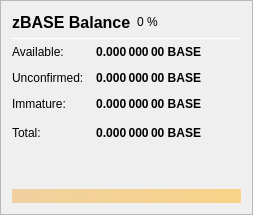
                   <widget class="QFrame" name="frame_ZerocoinBalances">
                    <property name="frameShape">
                     <enum>QFrame::StyledPanel</enum>
                    </property>
                    <property name="frameShadow">
                     <enum>QFrame::Raised</enum>
                    </property>
                    <layout class="QVBoxLayout" name="verticalLayout_7">
                     <item>
                      <layout class="QHBoxLayout" name="horizontalLayout_8" stretch="0,0,0">
                       <item>
                        <widget class="QLabel" name="label_5z_3">
                         <property name="minimumSize">
                          <size>
                           <width>0</width>
                           <height>20</height>
                          </size>
                         </property>
                         <property name="font">
                          <font>
                           <pointsize>12</pointsize>
                           <weight>75</weight>
                           <bold>true</bold>
                          </font>
                         </property>
                         <property name="text">
                          <string>zBASE Balance</string>
                         </property>
                        </widget>
                       </item>
                       <item>
                        <widget class="QLabel" name="labelzBASEPercent">
                         <property name="text">
                          <string notr="true">0 %</string>
                         </property>
                        </widget>
                       </item>
                       <item>
                        <spacer name="horizontalSpacer_11">
                         <property name="orientation">
                          <enum>Qt::Horizontal</enum>
                         </property>
                         <property name="sizeHint" stdset="0">
                          <size>
                           <width>40</width>
                           <height>20</height>
                          </size>
                         </property>
                        </spacer>
                       </item>
                      </layout>
                     </item>
                     <item>
                      <widget class="Line" name="line_ZerocoinBalance">
                       <property name="minimumSize">
                        <size>
                         <width>0</width>
                         <height>1</height>
                        </size>
                       </property>
                       <property name="maximumSize">
                        <size>
                         <width>16777215</width>
                         <height>1</height>
                        </size>
                       </property>
                       <property name="orientation">
                        <enum>Qt::Horizontal</enum>
                       </property>
                      </widget>
                     </item>
                     <item>
                      <layout class="QGridLayout" name="gridLayout_5">
                       <property name="spacing">
                        <number>12</number>
                       </property>
                       <item row="1" column="0">
                        <widget class="QLabel" name="labelzBalanceMatureText">
                         <property name="toolTip">
                          <string>Mature: more than 20 confirmation and more than 1 mint of the same denomination after it was minted.
These zBASE are spendable.</string>
                         </property>
                         <property name="text">
                          <string>Available:</string>
                         </property>
                        </widget>
                       </item>
                       <item row="1" column="1">
                        <widget class="QLabel" name="labelzBalanceMature">
                         <property name="font">
                          <font>
                           <weight>75</weight>
                           <bold>true</bold>
                          </font>
                         </property>
                         <property name="toolTip">
                          <string>Mature: more than 20 confirmation and more than 1 mint of the same denomination after it was minted.
These zBASE are spendable.</string>
                         </property>
                         <property name="text">
                          <string notr="true">0.000 000 00 BASE</string>
                         </property>
                         <property name="alignment">
                          <set>Qt::AlignRight|Qt::AlignTrailing|Qt::AlignVCenter</set>
                         </property>
                        </widget>
                       </item>
                       <item row="2" column="0">
                        <widget class="QLabel" name="labelzBalanceUnconfirmedText">
                         <property name="toolTip">
                          <string>Unconfirmed: less than 20 confirmations
Immature: confirmed, but less than 1 mint of the same denomination after it was minted</string>
                         </property>
                         <property name="text">
                          <string>Unconfirmed:</string>
                         </property>
                        </widget>
                       </item>
                       <item row="2" column="1">
                        <widget class="QLabel" name="labelzBalanceUnconfirmed">
                         <property name="font">
                          <font>
                           <weight>75</weight>
                           <bold>true</bold>
                          </font>
                         </property>
                         <property name="toolTip">
                          <string>Unconfirmed: less than 20 confirmations
Immature: confirmed, but less than 1 mint of the same denomination after it was minted</string>
                         </property>
                         <property name="text">
                          <string notr="true">0.000 000 00 BASE</string>
                         </property>
                         <property name="alignment">
                          <set>Qt::AlignRight|Qt::AlignTrailing|Qt::AlignVCenter</set>
                         </property>
                        </widget>
                       </item>
                       <item row="3" column="0">
                        <widget class="QLabel" name="labelzBalanceImmatureText">
                         <property name="toolTip">
                          <string>Unconfirmed: less than 20 confirmations
Immature: confirmed, but less than 1 mint of the same denomination after it was minted</string>
                         </property>
                         <property name="text">
                          <string>Immature:</string>
                         </property>
                        </widget>
                       </item>
                       <item row="3" column="1">
                        <widget class="QLabel" name="labelzBalanceImmature">
                         <property name="font">
                          <font>
                           <weight>75</weight>
                           <bold>true</bold>
                          </font>
                         </property>
                         <property name="toolTip">
                          <string>Unconfirmed: less than 20 confirmations
Immature: confirmed, but less than 1 mint of the same denomination after it was minted</string>
                         </property>
                         <property name="text">
                          <string notr="true">0.000 000 00 BASE</string>
                         </property>
                         <property name="alignment">
                          <set>Qt::AlignRight|Qt::AlignTrailing|Qt::AlignVCenter</set>
                         </property>
                        </widget>
                       </item>
                       <item row="4" column="0">
                        <widget class="QLabel" name="labelzBalanceText">
                         <property name="toolTip">
                          <string>Your current zBASE balance, unconfirmed and immature zBASE included.</string>
                         </property>
                         <property name="text">
                          <string>Total:</string>
                         </property>
                        </widget>
                       </item>
                       <item row="4" column="1">
                        <widget class="QLabel" name="labelzBalance">
                         <property name="font">
                          <font>
                           <weight>75</weight>
                           <bold>true</bold>
                          </font>
                         </property>
                         <property name="cursor">
                          <cursorShape>IBeamCursor</cursorShape>
                         </property>
                         <property name="toolTip">
                          <string>Your current zBASE balance, unconfirmed and immature zBASE included.</string>
                         </property>
                         <property name="text">
                          <string notr="true">0.000 000 00 BASE</string>
                         </property>
                         <property name="alignment">
                          <set>Qt::AlignRight|Qt::AlignTrailing|Qt::AlignVCenter</set>
                         </property>
                         <property name="textInteractionFlags">
                          <set>Qt::LinksAccessibleByMouse|Qt::TextSelectableByKeyboard|Qt::TextSelectableByMouse</set>
                         </property>
                        </widget>
                       </item>
                       <item row="4" column="2">
                        <spacer name="horizontalSpacer_4">
                         <property name="orientation">
                          <enum>Qt::Horizontal</enum>
                         </property>
                         <property name="sizeHint" stdset="0">
                          <size>
                           <width>40</width>
                           <height>20</height>
                          </size>
                         </property>
                        </spacer>
                       </item>
                      </layout>
                     </item>
                     <item>
                      <spacer name="verticalSpacer_4">
                       <property name="orientation">
                        <enum>Qt::Vertical</enum>
                       </property>
                       <property name="sizeHint" stdset="0">
                        <size>
                         <width>20</width>
                         <height>40</height>
                        </size>
                       </property>
                      </spacer>
                     </item>
                     <item>
                      <widget class="QLabel" name="labelAlerts">
                       <property name="minimumSize">
                        <size>
                         <width>0</width>
                         <height>0</height>
                        </size>
                       </property>
                       <property name="maximumSize">
                        <size>
                         <width>16777215</width>
                         <height>16777215</height>
                        </size>
                       </property>
                       <property name="styleSheet">
                        <string notr="true">background-color: qlineargradient(x1: 0, y1: 0, x2: 1, y2: 0, stop:0 #F0D0A0, stop:1 #F8D488); color:#000000;</string>
                       </property>
                       <property name="text">
                        <string/>
                       </property>
                       <property name="scaledContents">
                        <bool>false</bool>
                       </property>
                       <property name="wordWrap">
                        <bool>true</bool>
                       </property>
                       <property name="margin">
                        <number>3</number>
                       </property>
                       <property name="openExternalLinks">
                        <bool>false</bool>
                       </property>
                      </widget>
                     </item>
                    </layout>
                   </widget>
